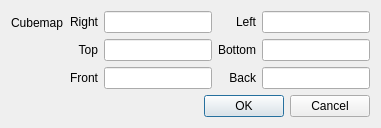
<?xml version="1.0" encoding="UTF-8"?>
<ui version="4.0">
 <class>RenderSystemSettings</class>
 <widget class="QDialog" name="RenderSystemSettings">
  <property name="windowModality">
   <enum>Qt::ApplicationModal</enum>
  </property>
  <property name="windowTitle">
   <string>Render system settings</string>
  </property>
  <layout class="QFormLayout" name="renderSystemSettingsLayout">
   <item row="2" column="1">
    <widget class="QDialogButtonBox" name="buttonBox">
     <property name="orientation">
      <enum>Qt::Horizontal</enum>
     </property>
     <property name="standardButtons">
      <set>QDialogButtonBox::Cancel|QDialogButtonBox::Ok</set>
     </property>
    </widget>
   </item>
   <item row="0" column="0">
    <widget class="QLabel" name="cubemapLabel">
     <property name="text">
      <string>Cubemap</string>
     </property>
    </widget>
   </item>
   <item row="0" column="1">
    <layout class="QGridLayout" name="cubemapTexturesLayout">
     <item row="0" column="3">
      <widget class="FileWidget&lt;FileType::IMAGE&gt;" name="cubemapLeft">
       <property name="sizePolicy">
        <sizepolicy hsizetype="Fixed" vsizetype="Fixed">
         <horstretch>0</horstretch>
         <verstretch>0</verstretch>
        </sizepolicy>
       </property>
       <property name="acceptDrops">
        <bool>true</bool>
       </property>
       <property name="readOnly">
        <bool>true</bool>
       </property>
      </widget>
     </item>
     <item row="2" column="2">
      <widget class="QLabel" name="cubemapBackLabel">
       <property name="text">
        <string>Back</string>
       </property>
       <property name="alignment">
        <set>Qt::AlignRight|Qt::AlignTrailing|Qt::AlignVCenter</set>
       </property>
      </widget>
     </item>
     <item row="1" column="3">
      <widget class="FileWidget&lt;FileType::IMAGE&gt;" name="cubemapBottom">
       <property name="sizePolicy">
        <sizepolicy hsizetype="Fixed" vsizetype="Fixed">
         <horstretch>0</horstretch>
         <verstretch>0</verstretch>
        </sizepolicy>
       </property>
       <property name="acceptDrops">
        <bool>true</bool>
       </property>
       <property name="readOnly">
        <bool>true</bool>
       </property>
      </widget>
     </item>
     <item row="2" column="3">
      <widget class="FileWidget&lt;FileType::IMAGE&gt;" name="cubemapBack">
       <property name="sizePolicy">
        <sizepolicy hsizetype="Fixed" vsizetype="Fixed">
         <horstretch>0</horstretch>
         <verstretch>0</verstretch>
        </sizepolicy>
       </property>
       <property name="acceptDrops">
        <bool>true</bool>
       </property>
       <property name="readOnly">
        <bool>true</bool>
       </property>
      </widget>
     </item>
     <item row="0" column="2">
      <widget class="QLabel" name="cubemapLeftLabel">
       <property name="text">
        <string>Left</string>
       </property>
       <property name="alignment">
        <set>Qt::AlignRight|Qt::AlignTrailing|Qt::AlignVCenter</set>
       </property>
      </widget>
     </item>
     <item row="1" column="2">
      <widget class="QLabel" name="cubemapBottomLabel">
       <property name="text">
        <string>Bottom</string>
       </property>
       <property name="alignment">
        <set>Qt::AlignRight|Qt::AlignTrailing|Qt::AlignVCenter</set>
       </property>
      </widget>
     </item>
     <item row="0" column="1">
      <widget class="FileWidget&lt;FileType::IMAGE&gt;" name="cubemapRight">
       <property name="sizePolicy">
        <sizepolicy hsizetype="Fixed" vsizetype="Fixed">
         <horstretch>0</horstretch>
         <verstretch>0</verstretch>
        </sizepolicy>
       </property>
       <property name="acceptDrops">
        <bool>true</bool>
       </property>
       <property name="readOnly">
        <bool>true</bool>
       </property>
      </widget>
     </item>
     <item row="0" column="0">
      <widget class="QLabel" name="cubemapRightLabel">
       <property name="text">
        <string>Right</string>
       </property>
       <property name="alignment">
        <set>Qt::AlignRight|Qt::AlignTrailing|Qt::AlignVCenter</set>
       </property>
      </widget>
     </item>
     <item row="1" column="1">
      <widget class="FileWidget&lt;FileType::IMAGE&gt;" name="cubemapTop">
       <property name="sizePolicy">
        <sizepolicy hsizetype="Fixed" vsizetype="Fixed">
         <horstretch>0</horstretch>
         <verstretch>0</verstretch>
        </sizepolicy>
       </property>
       <property name="acceptDrops">
        <bool>true</bool>
       </property>
       <property name="readOnly">
        <bool>true</bool>
       </property>
      </widget>
     </item>
     <item row="2" column="1">
      <widget class="FileWidget&lt;FileType::IMAGE&gt;" name="cubemapFront">
       <property name="sizePolicy">
        <sizepolicy hsizetype="Fixed" vsizetype="Fixed">
         <horstretch>0</horstretch>
         <verstretch>0</verstretch>
        </sizepolicy>
       </property>
       <property name="acceptDrops">
        <bool>true</bool>
       </property>
       <property name="readOnly">
        <bool>true</bool>
       </property>
      </widget>
     </item>
     <item row="1" column="0">
      <widget class="QLabel" name="cubemapTopLabel">
       <property name="text">
        <string>Top</string>
       </property>
       <property name="alignment">
        <set>Qt::AlignRight|Qt::AlignTrailing|Qt::AlignVCenter</set>
       </property>
      </widget>
     </item>
     <item row="2" column="0">
      <widget class="QLabel" name="cubemapFrontLabel">
       <property name="text">
        <string>Front</string>
       </property>
       <property name="alignment">
        <set>Qt::AlignRight|Qt::AlignTrailing|Qt::AlignVCenter</set>
       </property>
      </widget>
     </item>
    </layout>
   </item>
  </layout>
 </widget>
 <customwidgets>
  <customwidget>
   <class>FileWidget&lt;FileType::IMAGE&gt;</class>
   <extends>QLineEdit</extends>
   <header>RaZor/Interface/FileWidget.hpp</header>
  </customwidget>
 </customwidgets>
 <resources/>
 <connections>
  <connection>
   <sender>buttonBox</sender>
   <signal>accepted()</signal>
   <receiver>RenderSystemSettings</receiver>
   <slot>accept()</slot>
   <hints>
    <hint type="sourcelabel">
     <x>248</x>
     <y>254</y>
    </hint>
    <hint type="destinationlabel">
     <x>157</x>
     <y>274</y>
    </hint>
   </hints>
  </connection>
  <connection>
   <sender>buttonBox</sender>
   <signal>rejected()</signal>
   <receiver>RenderSystemSettings</receiver>
   <slot>reject()</slot>
   <hints>
    <hint type="sourcelabel">
     <x>316</x>
     <y>260</y>
    </hint>
    <hint type="destinationlabel">
     <x>286</x>
     <y>274</y>
    </hint>
   </hints>
  </connection>
 </connections>
</ui>
